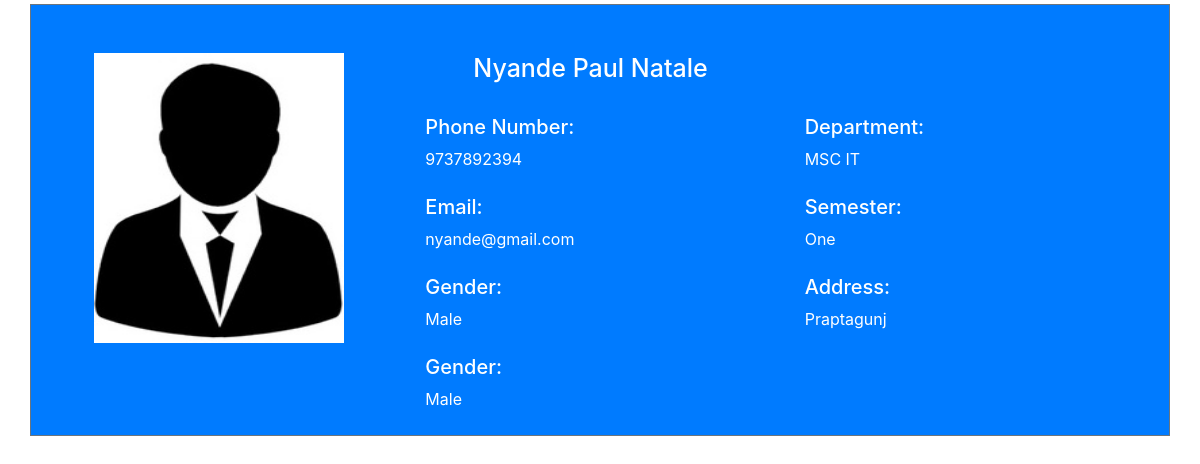
The page /Admin/display-student.php?PRN_number=800 (signed in) on the database its author committed.
### tables this page shows
CREATE TABLE `student_info` (
  `PRN_number` bigint(15) NOT NULL,
  `Student_name` varchar(100) NOT NULL,
  `Phone_number` bigint(11) NOT NULL,
  `email_address` varchar(100) NOT NULL,
  `Gender` varchar(10) NOT NULL,
  `Department` varchar(10) NOT NULL,
  `Semester` varchar(10) NOT NULL,
  `Enrolment` varchar(10) NOT NULL,
  `Address` text NOT NULL,
  `Password` varchar(50) NOT NULL
);

### Admin/display-student.php (the view, shortened to what this page needs)
<?php
	if ($_SESSION["LoginAdmin"])
	{
		$PRN_number=$_GET['PRN_number'] ?? $_SESSION['LoginStudent'];
	}
	require_once "../connection/connection.php";
	?>
<!doctype html>
<html lang="en">
	<head>
      <link rel="stylesheet" type="text/css" href="../bootstrap/css/bootstrap.min.css">
      <link rel="stylesheet" type="text/css" href="../css/style.css">
    <link rel="stylesheet" href="https://stackpath.bootstrapcdn.com/font-awesome/4.7.0/css/font-awesome.min.css">
	</head>
	<body>
	<?php
	$query="select * from student_info where PRN_number='$PRN_number'";
	$run=mysqli_query($con,$query);
	while ($row=mysqli_fetch_array($run)) {
		?>
		<div class="container  mt-1 border border-secondary mb-1">
			<div class="row text-white bg-primary pt-5">
				<div class="col-md-4">
					<img class="ml-5 mb-5" height='290px' width='250px' src="../Images/pic.jpg" >
				</div>
				<div class="col-md-8">
					<h3 class="ml-5"><?php echo $row['Student_name'] ?></h3><br>
					<div class="row">
						<div class="col-md-6">
							<h5>Phone Number:</h5> <?php echo $row['Phone_number']  ?><br><br>
							<h5>Email:</h5> <?php echo $row['email_address']  ?><br><br>
							<h5>Gender:</h5> <?php echo $row['Gender']  ?><br><br>
							<h5>Gender:</h5> <?php echo $row['Gender']  ?><br><br>
						</div>
						<div class="col-md-6">
							<h5>Department:</h5> <?php echo $row['Department']  ?><br><br>
							<h5>Semester:</h5> <?php echo $row['Semester']  ?><br><br>
							<h5>Address:</h5> <?php echo $row['Address']  ?><br><br>
						</div>
					</div>
				</div>
			</div>
		</div>
	<?php } ?>
</body>
</html>

### css/style.css (style rules this page uses)
h3 { font-size: 25px; }

### rows shown on the page
student_info: Student_name "Nyande Paul Natale", Phone_number "9737892394", email_address "nyande@gmail.com", Gender "Male", Department "MSC IT", Semester "One", Address "Praptagunj"
